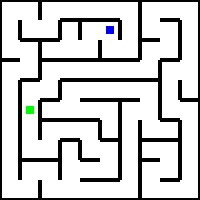
#> input picture maze00.jpg, 200 x 200 px
$ python section3.py   (Python 2 division)
#> lines starting #> are read from the running program, lines starting #| are printed output that depends on the picture; after the words box and inside, x2 and y2 are one past the last pixel; in counts of white or black regions, pixels touching at a corner belong together
import numpy as np
import cv2
import copy

## Reads image in HSV format. Accepts filepath as input argument and returns the HSV
## equivalent of the image.
def readImageHSV(filePath):
    #############  Add your Code here   ###############
#> called with filePath = 'maze00.jpg'
    img = cv2.imread(filePath)                                      ## Read image
#> img is the input picture: shape (200, 200, 3); mean B, G, R 204.7, 204.7, 204.3
    hsvImg = cv2.cvtColor(img, cv2.COLOR_BGR2HSV)                   ## Convert image to hsv
#> hsvImg: shape (200, 200, 3); mean H, S, V 3.8, 3.6, 205.1
    ###################################################
    return hsvImg

## Reads image in binary format. Accepts filepath as input argument and returns the binary
## equivalent of the image.
def readImageBinary(filePath):
    #############  Add your Code here   ###############
    img = cv2.imread(filePath)                                      ## Read image
    gray = cv2.cvtColor(img, cv2.COLOR_BGR2GRAY)                    ## Convert image to grayscale image
    ret, binaryImage = cv2.threshold(gray, 153, 255, 0)             ## Convert image to Binary
    ###################################################
    return binaryImage

## The findNeighbours function takes a maze image and row and column coordinates of a cell as input arguments
## and returns a stack consisting of all the neighbours of the cell as output.
## Note :- Neighbour refers to all the adjacent cells one can traverse to from that cell provided only horizontal
## and vertical traversal is allowed.
def findNeighbours(img,row,column):
    neighbours = []
    #############  Add your Code here   ###############
    if img[20*row+10, 20*column+1]>=51:                             ## Check the left edge pixel value
        neighbours.append((row, column-1))                          ## If true decrease column value and return left cell coordinate
    if img[20*row+1, 20*column+10]>=51:                             ## Check the upper edge pixel value
        neighbours.append((row-1, column))                          ## If true decrease row value and return upper cell coordinate
    if img[20*row+19, 20*column+10]>=51:                            ## Check the lower edge pixel value
        neighbours.append((row+1, column))                          ## If true increase row value and return lower cell coordinate
    if img[20*row+10, 20*column+19]>=51:                            ## Check the right edge pixel value
        neighbours.append((row, column+1))                          ## If true increase column value and return right cell coordinate
    ###################################################
    return neighbours

##  colourCell basically highlights the given cell by painting it with the given colourVal. Care should be taken that
##  the function doesn't paint over the black walls and only paints the empty spaces. This function returns the image
##  with the painted cell.
##  You can change the colourCell() functions used in the previous sections to suit your requirements.

def colourCell(img,row,column,colourVal):   ## Add required arguments here.

    #############  Add your Code here   ###############
    for i in range(20*row,20*row+20):                               ## Specify row range of a cell to be highlighted
        for j in range(20*column,20*column+20):                     ## Specify column range of a cell to be highlighted
            if img[i,j]==255:                                       ## Only empty white spaces with value=255 are highlighted
                img[i,j]=colourVal
    ###################################################
    return img

##  Function that accepts some arguments from user and returns the graph of the maze image.
def buildGraph(img):  ## You can pass your own arguments in this space.
    graph = {}
    #############  Add your Code here   ###############
    last_point = (len(img)/20-1,len(img)/20-1)                      ## Get coordinates of top right cell
    for i in range(0,last_point[0]+1):                              ## Range of i(abscissa) from 0 to abscissa of last_point
        for j in range(0,last_point[1]+1):                          ## Range of j(ordinate) from 0 to ordinate of last point
            neighbours = findNeighbours(img, i, j)                  ## Call function findNeignbours to find neighbours
            graph[(i, j)] = neighbours                              ## Returns coordinates of neighbours to graph string
    ###################################################

    return graph

##  Finds shortest path between two coordinates in the maze. Returns a set of coordinates from initial point
##  to final point.
def findPath(graph, start, end, path=[]): ## You can pass your own arguments in this space.
    #############  Add your Code here   ###############
    path = path + [start]                                           ## Dijkstra's algorithm to find shortest between nodes in the graph
    if start == end:
        return path
    if not graph.has_key(start):
        return path
    shortest = None
    for node in graph[start]:
        if node not in path:
            newpath = findPath(graph, node, end, path)
            if newpath:
                if not shortest or len(newpath) < len(shortest):
                    shortest = newpath
    ###################################################
    return shortest

## The findMarkers() function returns a list of coloured markers in form of a python dictionaries
## For example if a blue marker is present at (3,6) and red marker is present at (1,5) then the
## dictionary is returned as :-
##          list_of_markers = { 'Blue':(3,6), 'Red':(1,5)}

def findMarkers(img,):    ## You can pass your own arguments in this space.
    list_of_markers = {}
    #############  Add your Code here   ###############
    bgr = cv2.cvtColor(img, cv2.COLOR_HSV2BGR)
    im = copy.copy(bgr)                                                                             ## Converting the image to grayscale
    gray = cv2.cvtColor(im, cv2.COLOR_BGR2GRAY)
    ret, thresh = cv2.threshold(gray,153,255,0)                                                     ## Obtaining binary image
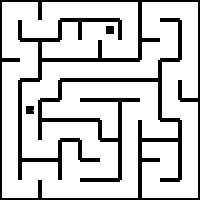
#> thresh: shape (200, 200); 80.2% white; 3 black regions
    contours, hierarchy = cv2.findContours(thresh, cv2.RETR_TREE, cv2.CHAIN_APPROX_SIMPLE)
#> contours = 3 contours; box (x1, y1, x2, y2) and area: (2, 2, 198, 198) 30260, (105, 25, 115, 35) 79, (25, 105, 35, 115) 78
    for i in range(1,len(contours)):                                                                ## Skipping the first contour as it the whole grid
        M = cv2.moments(contours[i])                                                                ## Moment of contour i
        cx = int(M['m10']/M['m00'])                                                                 ## X coordinate of centroid of contour i
        cy = int(M['m01']/M['m00'])                                                                 ## Y coordinate of centroid of contour i
        value = check(im, cx, cy)
        if value!=0:
            list_of_markers.update(value)
#> this loop made 2 passes
#> (cx, cy, b in check, g in check, r in check, value) on passes 1 to 2: (29, 109, 11, 255, 2, {'Green': (5, 1)}), (109, 29, 252, 0, 0, {'Blue': (1, 5)})
#> after the loop, list_of_markers = {'Green': (5, 1), 'Blue': (1, 5)}
    ###################################################
    return list_of_markers

## The findOptimumPath() function returns a python list which consists of all paths that need to be traversed
## in order to start from the bottom left corner of the maze, collect all the markers by traversing to them and
## then traverse to the top right corner of the maze.

def findOptimumPath(img, listOfMarkers, initial_point, final_point):     ## You can pass your own arguments in this space.
    path_array = []
    #############  Add your Code here   ###############
    graph = buildGraph(img)
    path_array = graph
    for k1, v1 in listOfMarkers.iteritems():                    ## Grab the coordinates of a markers from list of markers
        p1 = [findPath(graph, initial_point, v1)]               ## find shortest path from initial point to the marker point
        for k2, v2 in listOfMarkers.iteritems():                ## Grab another marker from list of markers
            if v1!=v2:                                          ## Check if the markers are not same
                p1+=[findPath(graph, v1, v2)]                   ## Add path from previous marker to next marker
        p1+=[findPath(graph, v2, final_point)]                  ## find shortest path from marker point to final point
        if(len(p1)<len(path_array)):
            path_array = []
            path_array+=p1                                      ## Add total paths to be traversed by starting from bottom left, collecting all markers and reaching top right corner
    ###################################################
    return path_array

## The colourPath() function highlights the whole path that needs to be traversed in the maze image and
## returns the final image.

def colourPath(img, pathArray):                                 ## You can pass your own arguments in this space.
    #############  Add your Code here   ###############
    for path in pathArray:                                      ## Loop to paint the solution path.
        for i in path:
            img = colourCell(img, i[0], i[1], 200)
    ###################################################
    return img

#####################################    Add Utility Functions Here   ###################################
##                                                                                                     ##
##                   You are free to define any functions you want in this space.                      ##
##                             The functions should be properly explained.                             ##
def check(img, x, y):
    b, g, r = img[y, x]
    if b in range(230,256) and g in range(0,26) and r in range(0,26):           ## RGB range for Blue coloured cell
        return {'Blue' :(y/20,x/20)}                                            ## Retun cell co-ordinates of Blue cell
    elif b in range(0,26) and g in range(230,256) and r in range(0,26):         ## RGB range for Green coloured cell
        return {'Green' :(y/20,x/20)}                                           ## Retun cell co-ordinates of Green cell
    elif b in range(0,26) and g in range(0,26) and r in range(230,256):         ## RGB range for Red coloured cell
        return {'Red' :(y/20,x/20)}                                             ## Retun cell co-ordinates of Red cell
    elif b in range(230,256) and g in range(0,26) and r in range(230,256):      ## RGB range for Pink coloured cell
        return {'Pink' :(y/20,x/20)}                                            ## Retun cell co-ordinates of Pink cell
    return 0
##                                                                                                     ##
##                                                                                                     ##
#########################################################################################################

## This is the main() function for the code, you are not allowed to change any statements in this part of
## the code. You are only allowed to change the arguments supplied in the findMarkers(), findOptimumPath()
## and colourPath() functions.

def main(filePath, flag = 0):
    imgHSV = readImageHSV(filePath)                ## Acquire HSV equivalent of image.
    listOfMarkers = findMarkers(imgHSV)              ## Acquire the list of markers with their coordinates.
#> listOfMarkers = {'Green': (5, 1), 'Blue': (1, 5)}
    test = str(listOfMarkers)
#> test = "{'Green': (5, 1), 'Blue': (1, 5)}"
    imgBinary = readImageBinary(filePath)          ## Acquire the binary equivalent of image.
    initial_point = ((len(imgBinary)/20)-1,0)      ## Bottom Left Corner Cell
#> initial_point = (9, 0)
    final_point = (0, (len(imgBinary[0])/20) - 1)  ## Top Right Corner Cell
#> final_point = (0, 9)
    pathArray = findOptimumPath(imgBinary, listOfMarkers, initial_point, final_point) ## Acquire the list of paths for optimum traversal.
#> in buildGraph, `last_point = (len(img)/20-1,len(img)/20-1)`: last_point = (9, 9)
#> after the loop in buildGraph, `for i in range(0,last_point[0]+1):`: graph = 100 items
#> the loop in findOptimumPath, `for k1, v1 in listOfMarkers.iteritems():` made 2 passes
#> (k1, v1) on pass 1: ('Green', (5, 1))
#> k1 on pass 2: 'Blue'
#> pathArray = 3 items
    print pathArray
#> (printed output is left out)
    img = colourPath(imgBinary, pathArray)         ## Highlight the whole optimum path in the maze image
#> the loop in colourPath, `for path in pathArray:` made 3 passes
#> after the loop in colourPath, `for path in pathArray:`:
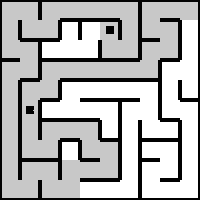
#> img: shape (200, 200); min 0, max 255, mean 179.6
    if __name__ == "__main__":
        return img
    else:
        if flag == 0:
            return pathArray
        elif flag == 1:
            return test + "\n"
        else:
            return img
## Modify the filepath in this section to test your solution for different maze images.
if __name__ == "__main__":
    filePath = "maze00.jpg"                        ## Insert filepath of image here
    img = main(filePath)
    cv2.imshow("canvas", img)
    cv2.waitKey(0)
    cv2.destroyAllWindows()

$ run again, with maze01.jpg copied over maze00.jpg
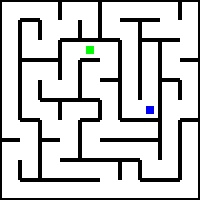
#> input picture maze01.jpg, 200 x 200 px
#> in readImageHSV, img is the input picture: shape (200, 200, 3); mean B, G, R 204.7, 204.7, 204.3
#> hsvImg: shape (200, 200, 3); mean H, S, V 2.1, 2.5, 205.1
#> in findMarkers, `ret, thresh = cv2.threshold(gray,153,255,0)`:
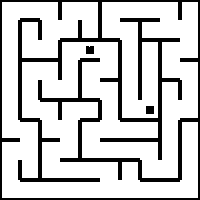
#> thresh: shape (200, 200); 80.2% white; 3 black regions
#> contours = 3 contours; box (x1, y1, x2, y2) and area: (2, 2, 198, 198) 30268, (145, 105, 155, 115) 79, (85, 45, 95, 55) 78
#> the loop in findMarkers, `for i in range(1,len(contours)):` made 2 passes
#> (cx, cy, b in check, g in check, r in check, value) on passes 1 to 2: (149, 109, 252, 0, 0, {'Blue': (5, 7)}), (89, 49, 1, 255, 1, {'Green': (2, 4)})
#> after the loop in findMarkers, `for i in range(1,len(contours)):`: list_of_markers = {'Blue': (5, 7), 'Green': (2, 4)}
#> test = "{'Blue': (5, 7), 'Green': (2, 4)}"
#> binaryImage: shape (200, 200); 80.2% white; 3 black regions, box (x1, y1, x2, y2) and area: (0, 0, 200, 200) 7808, (146, 106, 154, 114) 64, (86, 46, 94, 54) 62
#> initial_point = (9, 0)
#> final_point = (0, 9)
#> last_point = (9, 9)
#> after the loop in buildGraph, `for i in range(0,last_point[0]+1):`: graph = 100 items
#> the loop in findOptimumPath, `for k1, v1 in listOfMarkers.iteritems():` made 2 passes
#> (k1, v1) on pass 1: ('Blue', (5, 7))
#> pathArray = 3 items
#> (printed output is left out)
#> the loop in colourPath, `for path in pathArray:` made 3 passes
#> after the loop in colourPath, `for path in pathArray:`:
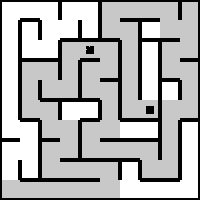
#> img: shape (200, 200); min 0, max 255, mean 177.3

$ run again, with maze02.jpg copied over maze00.jpg
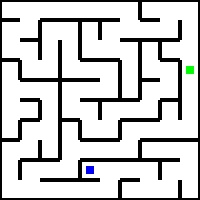
#> input picture maze02.jpg, 200 x 200 px
#> in readImageHSV, img is the input picture: shape (200, 200, 3); mean B, G, R 204.9, 204.9, 204.5
#> hsvImg: shape (200, 200, 3); mean H, S, V 1.3, 1.8, 205.3
#> in findMarkers, `ret, thresh = cv2.threshold(gray,153,255,0)`:
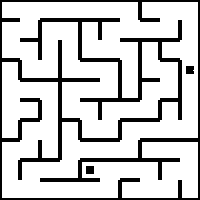
#> thresh: shape (200, 200); 80.2% white; 3 black regions
#> contours = 3 contours; box (x1, y1, x2, y2) and area: (2, 2, 198, 198) 30303, (85, 165, 95, 175) 79, (185, 65, 195, 75) 78
#> the loop in findMarkers, `for i in range(1,len(contours)):` made 2 passes
#> (cx, cy, b in check, g in check, r in check, value) on passes 1 to 2: (89, 169, 254, 0, 0, {'Blue': (8, 4)}), (189, 69, 0, 255, 0, {'Green': (3, 9)})
#> after the loop in findMarkers, `for i in range(1,len(contours)):`: list_of_markers = {'Blue': (8, 4), 'Green': (3, 9)}
#> test = "{'Blue': (8, 4), 'Green': (3, 9)}"
#> initial_point = (9, 0)
#> final_point = (0, 9)
#> last_point = (9, 9)
#> after the loop in buildGraph, `for i in range(0,last_point[0]+1):`: graph = 100 items
#> the loop in findOptimumPath, `for k1, v1 in listOfMarkers.iteritems():` made 2 passes
#> (k1, v1) on pass 1: ('Blue', (8, 4))
#> pathArray = 3 items
#> (printed output is left out)
#> the loop in colourPath, `for path in pathArray:` made 3 passes
#> path on pass 3: [(3, 9), (2, 9), (1, 9), (0, 9)]
#> after the loop in colourPath, `for path in pathArray:`:
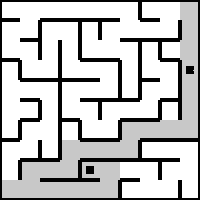
#> img: shape (200, 200); min 0, max 255, mean 193.5

$ run again, with maze03.jpg copied over maze00.jpg
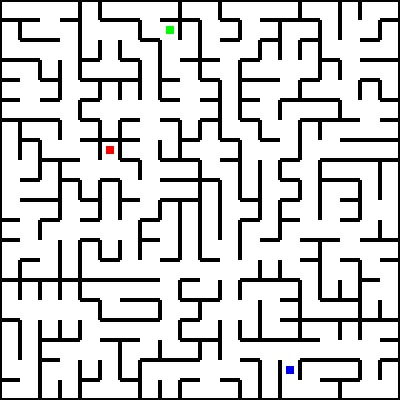
#> input picture maze03.jpg, 400 x 400 px
#> in readImageHSV, img is the input picture: shape (400, 400, 3); mean B, G, R 205.9, 205.9, 205.9
#> hsvImg: shape (400, 400, 3); mean H, S, V 0.9, 0.9, 206.1
#> thresh: shape (400, 400); 80.7% white; 4 black regions
#> contours = 4 contours; box (x1, y1, x2, y2) and area: (2, 2, 398, 398) 121842, (285, 365, 295, 375) 79, (105, 145, 115, 155) 79, (165, 25, 175, 35) 78
#> the loop in findMarkers, `for i in range(1,len(contours)):` made 3 passes
#> (cx, cy, b in check, g in check, r in check, value) on passes 1 to 3: (289, 369, 249, 0, 0, {'Blue': (18, 14)}), (109, 149, 0, 0, 254, {'Red': (7, 5)}), (169, 29, 0, 255, 0, {'Green': (1, 8)})
#> after the loop in findMarkers, `for i in range(1,len(contours)):`: list_of_markers = {'Blue': (18, 14), 'Red': (7, 5), 'Green': (1, 8)}
#> binaryImage: shape (400, 400); 80.7% white; 4 black regions, box (x1, y1, x2, y2) and area: (0, 0, 400, 400) 30628, (106, 146, 114, 154) 64, (286, 366, 294, 374) 64, (166, 26, 174, 34) 63
#> initial_point = (19, 0)
#> final_point = (0, 19)
#> last_point = (19, 19)
#> after the loop in buildGraph, `for i in range(0,last_point[0]+1):`: graph = 400 items
#> the loop in findOptimumPath, `for k1, v1 in listOfMarkers.iteritems():` made 3 passes
#> (printed output is left out)
#> the loop in colourPath, `for path in pathArray:` made 4 passes
#> after the loop in colourPath, `for path in pathArray:`:
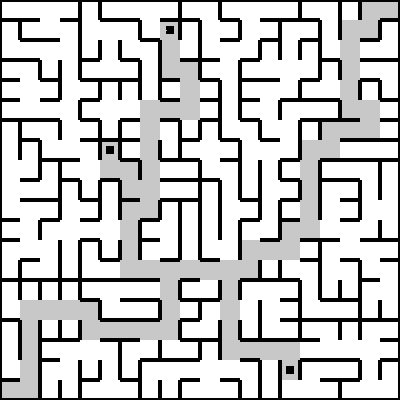
#> img: shape (400, 400); min 0, max 255, mean 197.2
